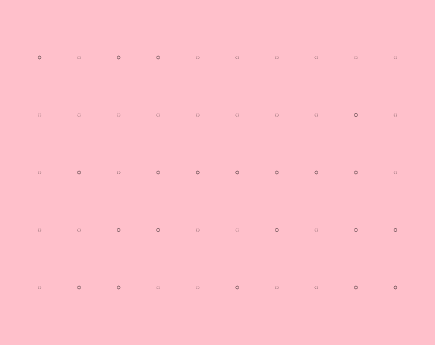
Frame 1 (no input)
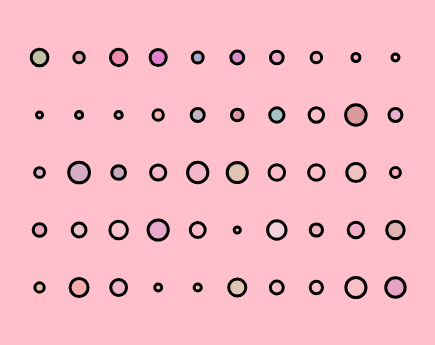
Frame 60 (no input)
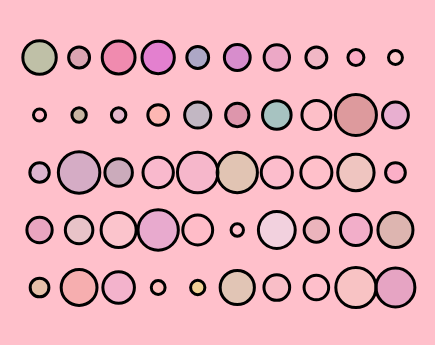
Frame 120 (the mouse pressed at the canvas centre since frame 60)

The p5.js sketch that drew these frames (run headless with seeded random() and noise() and a simulated clock; from frame 60 on, the mouse is pressed at the canvas centre):

// p5.js sketch
// ── sketch.js
//rectangular pattern
let cols = 10;
let rows = 5;
let count = 0;
let x1 = [];
let y1 = [];
let x2 = [];
let y2 = [];
let startX, startY, stopX, stopY;
let xi, yi;
let pct = 0.0;
let step = 0.05;
let dir = 1;
let w = [];
let timer = 2000;
let savedTime, elapsedTime;
let r=[];
let g=[];
let b=[];
let o=[];


function setup() {
  createCanvas(435, 345);
  background('pink');
  savedTime = millis();
  // calculate offset in pixels
  let xoff = width / (cols + 1);
  let yoff = height / (rows + 1);
  strokeWeight(3);
  for (let i = 0; i < rows; i++) { // slowest loop
    let y = (i + 1) * yoff; // calculate y pixel
    if (dir == 1) {
      for (let j = 0; j < cols; j++) { // fastest loop
        let x = (j + 1) * xoff; // calculate x pixel   
        x1.push(x);
        y1.push(y);
        w.push(random(2,7));
        r.push(random(255));
        g.push(random(255));
        b.push(random(255));
        o.push(random(100));
      }
    } else {
      for (let j = cols; j > 0; j--) { // fastest loop
        let x = (j) * xoff; // calculate x pixel  
        x1.push(x);
        y1.push(y);
        w.push(random(2,7));
         r.push(random(255));
        g.push(random(255));
        b.push(random(255));
        o.push(random(100));
      }
    }
    dir *= -1;
  }
}

function draw() {
  background('pink');
  pct += step;
  for (let i = 0; i < 50; i++) {
    fill(r[i],g[i],b[i],o[i]);
    ellipse(x1[i], y1[i], w[i] * pct, w[i] * pct);
  }

  elapsedTime = millis() - savedTime;
  if (elapsedTime >= timer) {
    savedTime = millis();
    if (step == 0.05) {
    step *= -1;
    } else {
      step *= -1;
      
    }
  }
  print(step,pct);
}
